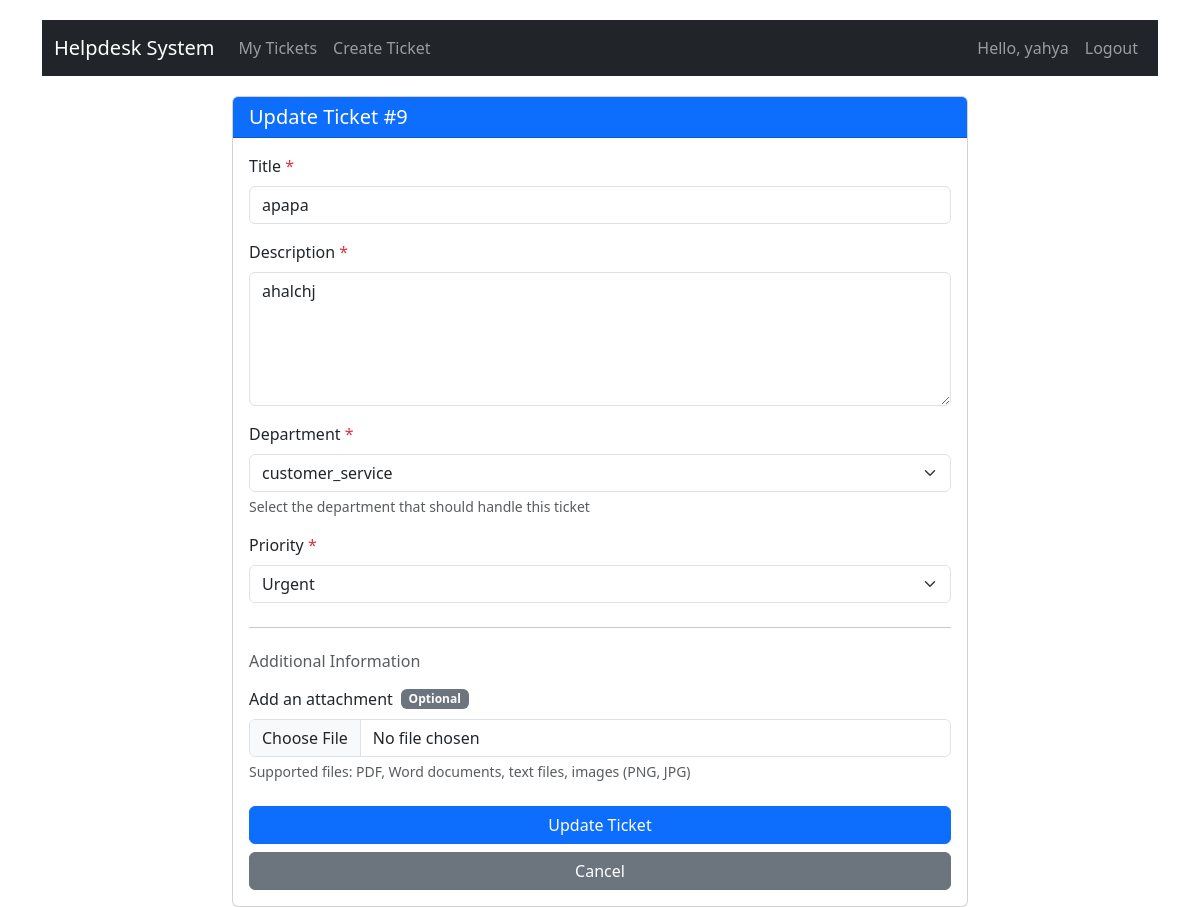
Before: /tickets/9/update/ (signed in) with the older database file.
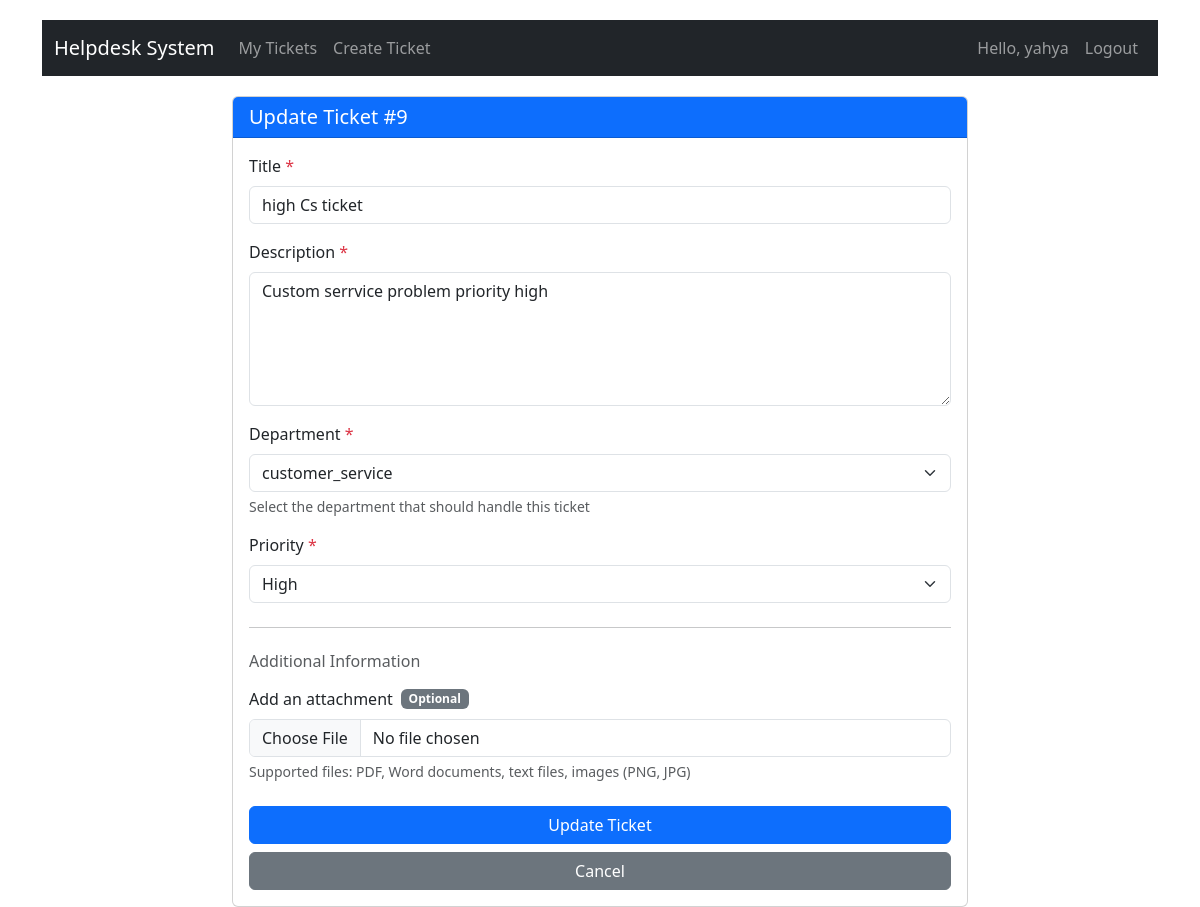
After: the same page with the newer database file.
### tickets/models.py (models this page shows, shortened)
class Ticket(models.Model):
    STATUS_CHOICES = (
        ('new', 'New'),
        ('in_progress', 'In Progress'),
        ('pending', 'Pending'),
        ('resolved', 'Resolved'),
        ('closed', 'Closed'),
    )
    PRIORITY_CHOICES = (
        ('low', 'Low'),
        ('medium', 'Medium'),
        ('high', 'High'),
        ('urgent', 'Urgent'),
    )
    title = models.CharField(max_length=200)
    description = models.TextField()
    created_by = models.ForeignKey(User, on_delete=models.CASCADE, related_name='created_tickets')
    assigned_to = models.ForeignKey(User, on_delete=models.SET_NULL, null=True, blank=True, related_name='assigned_tickets')
    department = models.ForeignKey(Department, on_delete=models.PROTECT, related_name='tickets', null=True, blank=True)
    status = models.CharField(max_length=20, choices=STATUS_CHOICES, default='new')
    priority = models.CharField(max_length=20, choices=PRIORITY_CHOICES, default='medium')
    created_at = models.DateTimeField(auto_now_add=True)
    updated_at = models.DateTimeField(auto_now=True)

### tickets/views.py (the view)
# urls.py: path('tickets/<int:pk>/update/', views.update_ticket, name='update_ticket'),
@login_required
def update_ticket(request, pk):
    ticket = get_object_or_404(Ticket, pk=pk)
    if request.user != ticket.created_by and not request.user.is_superuser:
        messages.error(request, "You don't have permission to update this ticket.")
        return redirect('ticket_detail', pk=pk)
    if request.method == 'POST':
        form = TicketForm(request.POST, instance=ticket, user=request.user)
        attachment_form = AttachmentForm(request.POST, request.FILES)
        if form.is_valid():
            form.save()
            if 'file' in request.FILES:
                if attachment_form.is_valid():
                    attachment = attachment_form.save(commit=False)
                    attachment.ticket = ticket
                    attachment.uploaded_by = request.user
                    attachment.save()
                    messages.success(request, 'Ticket updated with new attachment successfully!')
                else:
                    messages.warning(request, 'Ticket updated but there was an error with the attachment.')
            else:
                messages.success(request, 'Ticket updated successfully!')
            return redirect('ticket_detail', pk=pk)
    else:
        form = TicketForm(instance=ticket, user=request.user)
        attachment_form = AttachmentForm()
    attachments = ticket.attachments.all().order_by('-uploaded_at')
    context = {
        'form': form,
        'ticket': ticket,
        'attachments': attachments,
        'attachment_form': attachment_form,
    }
    return render(request, 'tickets/update_ticket.html', context)

### tickets/forms.py
class AttachmentForm(forms.ModelForm):
    file = forms.FileField(
        required=False,
        widget=forms.FileInput(attrs={
            'class': 'form-control',
            'accept': '.pdf,.doc,.docx,.txt,.png,.jpg,.jpeg',
        })
    )
    class Meta:
        model = Attachment
        fields = ['file']

### tickets/models.py (called while the page is built)
    def __str__(self):
        return self.name

### tickets/templates/tickets/update_ticket.html (shortened to what this page needs)
{% extends 'base.html' %}
{% block content %}
<div class="row justify-content-center">
    <div class="col-md-8">
        <div class="card">
            <div class="card-header bg-primary text-white">
                <h5 class="card-title mb-0">Update Ticket #{{ ticket.id }}</h5>
            </div>
            <div class="card-body">
                <form method="post" enctype="multipart/form-data">
                    <div class="mb-3">
                        <label for="{{ form.title.id_for_label }}" class="form-label">Title <span class="text-danger">*</span></label>
                        {{ form.title }}
                    </div>
                    <div class="mb-3">
                        <label for="{{ form.description.id_for_label }}" class="form-label">Description <span class="text-danger">*</span></label>
                        {{ form.description }}
                    </div>
                    <div class="mb-3">
                        <label for="{{ form.department.id_for_label }}" class="form-label">Department <span class="text-danger">*</span></label>
                        {{ form.department }}
                        <div class="form-text text-muted">
                            Select the department that should handle this ticket
                        </div>
                    </div>
                    <div class="mb-3">
                        <label for="{{ form.priority.id_for_label }}" class="form-label">Priority <span class="text-danger">*</span></label>
                        {{ form.priority }}
                    </div>
                    <hr class="my-4">
                    <div class="mb-4">
                        <h6 class="mb-3 text-muted">Additional Information</h6>
                        <div class="mb-3">
                            <label for="{{ attachment_form.file.id_for_label }}" class="form-label d-flex align-items-center">
                                <span>Add an attachment</span>
                                <span class="badge bg-secondary ms-2">Optional</span>
                            </label>
                            {{ attachment_form.file }}
                            <div class="form-text text-muted">
                                Supported files: PDF, Word documents, text files, images (PNG, JPG)
                            </div>
                        </div>
                    </div>
                    <div class="d-grid gap-2">
                        <button type="submit" class="btn btn-primary">Update Ticket</button>
                        <a href="{% url 'ticket_detail' ticket.id %}" class="btn btn-secondary">Cancel</a>
                    </div>
                </form>
            </div>
        </div>
    </div>
</div>
{% endblock %}

Changed rows visible on the page:
changed Ticket "customer_service": title "apapa" → "high Cs ticket"; description "ahalchj" → "Custom serrvice problem priority high"; priority "Urgent" → "High"
